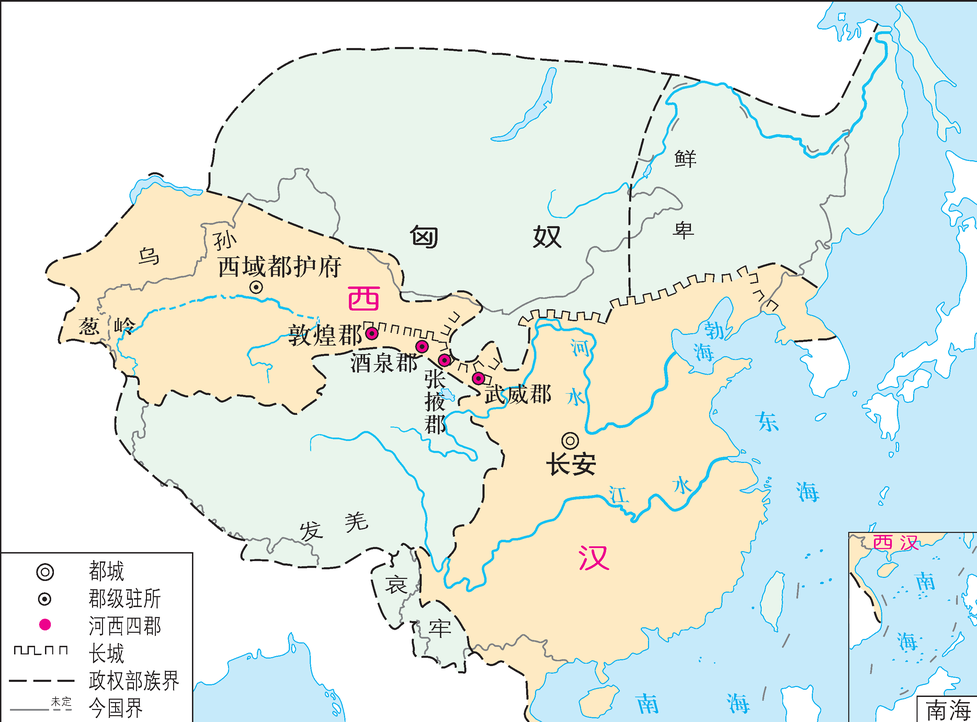
#> input picture shuju/cleaned/history_book_01/reclean_20260923/primary/ocr/history_book_01_p0030_a001_pdf600.png, 977 x 722 px, shrunk from 2845 x 2104 before the run, found by its file name
$ python crop_map.py
#> lines starting #> are read from the running program, lines starting #| are printed output that depends on the picture
from pathlib import Path
from PIL import Image
p=Path('shuju/cleaned/history_book_01/reclean_20260923/primary/ocr/history_book_01_p0030_a001_pdf600.png')
im=Image.open(p); w,h=im.size
#> further down, im is the input picture: PIL image 977x722 RGB; mean R, G, B 227.3, 235.8, 229.7
#> after `w, h = im.size`: w = 977; h = 722
for name,box in [('tl',(0,0,w//2,h//2)),('tr',(w//2,0,w,h//2)),('bl',(0,h//2,w//2,h)),('br',(w//2,h//2,w,h))]: im.crop(box).save(p.parent/f'p0030_map_{name}.png')
#> this loop made 4 passes
#> pass 1, `for name,box in [('tl',(0,0,w//2,h//2)),('tr',(w//2,0,w,h//2)),('bl',(..`:
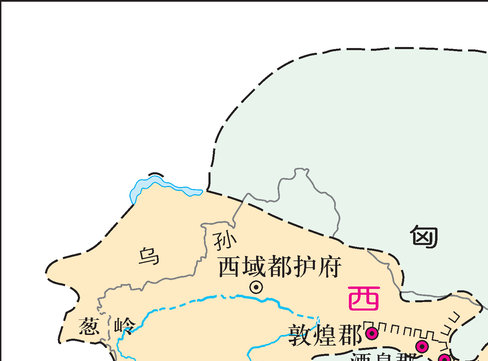
#> saved as p0030_map_tl.png: PIL image 488x361 RGB; mean R, G, B 238.3, 237.1, 225.3
#> pass 2, `for name,box in [('tl',(0,0,w//2,h//2)),('tr',(w//2,0,w,h//2)),('bl',(..`:
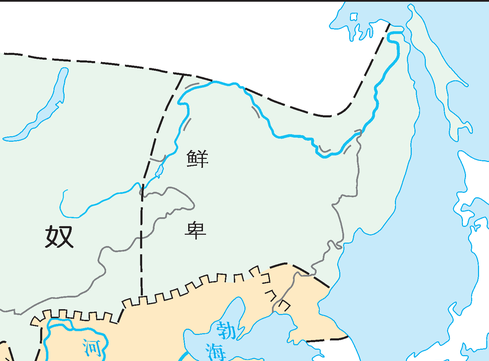
#> saved as p0030_map_tr.png: PIL image 489x361 RGB; mean R, G, B 221.5, 237.3, 234.8

$ run again, with shuju/cleaned/history_book_01/reclean_20260923/primary/ocr/history_book_01_p0157_a001_pdf600.png copied over shuju/cleaned/history_book_01/reclean_20260923/primary/ocr/history_book_01_p0030_a001_pdf600.png
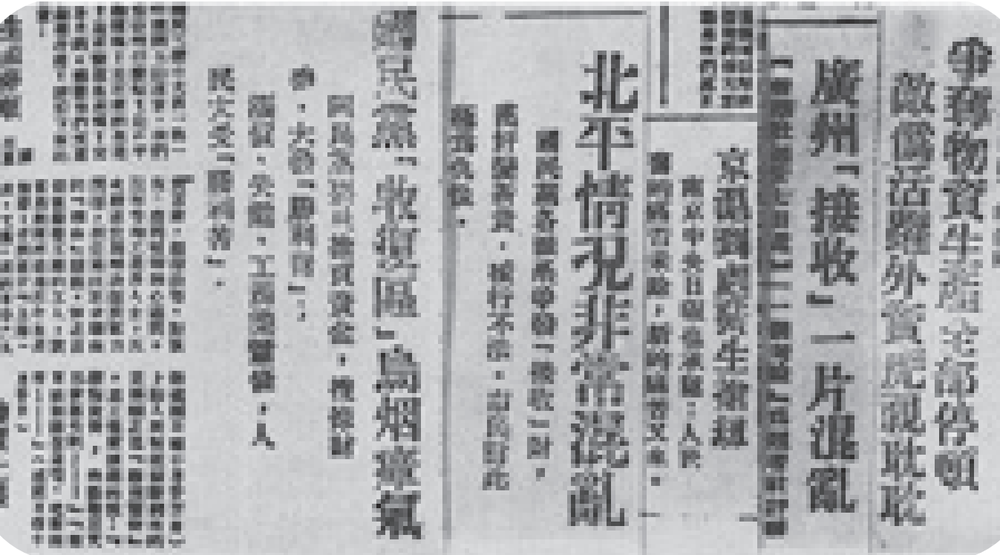
#> input picture shuju/cleaned/history_book_01/reclean_20260923/primary/ocr/history_book_01_p0157_a001_pdf600.png, 1000 x 555 px, shrunk from 1347 x 747 before the run, found by its file name
#> im is the input picture: PIL image 1000x555 RGB; mean R, G, B 168.5, 169.6, 172.1
#> the loop `for name,box in [('tl',(0,0,w//2,h//2)),('tr',(w//2,0,w,h//2)),('bl',(..` made 4 passes
#> pass 1, `for name,box in [('tl',(0,0,w//2,h//2)),('tr',(w//2,0,w,h//2)),('bl',(..`:
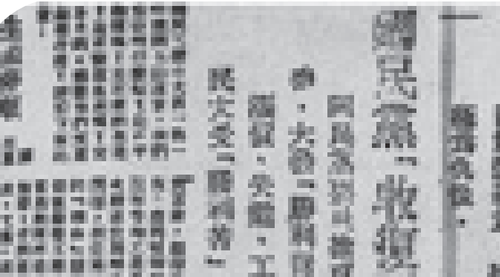
#> saved as p0030_map_tl.png: PIL image 500x277 RGB; mean R, G, B 172.3, 173.4, 175.9
#> pass 2, `for name,box in [('tl',(0,0,w//2,h//2)),('tr',(w//2,0,w,h//2)),('bl',(..`:
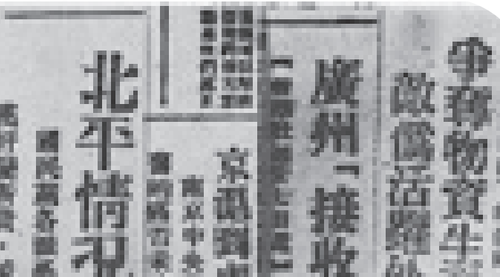
#> saved as p0030_map_tr.png: PIL image 500x277 RGB; mean R, G, B 158.6, 159.6, 162.2
